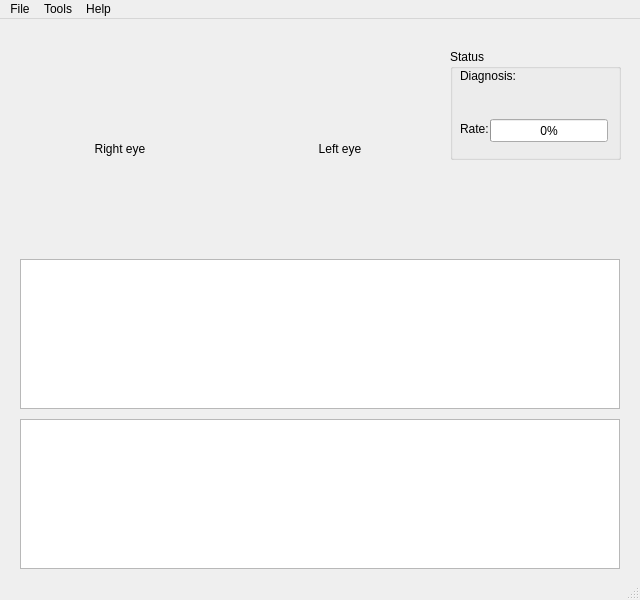
<?xml version="1.0" encoding="UTF-8"?>
<ui version="4.0">
 <class>MainWindow</class>
 <widget class="QMainWindow" name="MainWindow">
  <property name="geometry">
   <rect>
    <x>0</x>
    <y>0</y>
    <width>640</width>
    <height>600</height>
   </rect>
  </property>
  <property name="windowTitle">
   <string>MainWindow</string>
  </property>
  <widget class="QWidget" name="centralwidget">
   <widget class="QLabel" name="right_img">
    <property name="geometry">
     <rect>
      <x>20</x>
      <y>30</y>
      <width>200</width>
      <height>200</height>
     </rect>
    </property>
    <property name="frameShape">
     <enum>QFrame::NoFrame</enum>
    </property>
    <property name="text">
     <string>Right eye</string>
    </property>
    <property name="alignment">
     <set>Qt::AlignCenter</set>
    </property>
   </widget>
   <widget class="QLabel" name="left_img">
    <property name="geometry">
     <rect>
      <x>240</x>
      <y>30</y>
      <width>200</width>
      <height>200</height>
     </rect>
    </property>
    <property name="frameShape">
     <enum>QFrame::NoFrame</enum>
    </property>
    <property name="text">
     <string>Left eye</string>
    </property>
    <property name="alignment">
     <set>Qt::AlignCenter</set>
    </property>
   </widget>
   <widget class="PlotWidget" name="horizontal_plot">
    <property name="geometry">
     <rect>
      <x>20</x>
      <y>240</y>
      <width>600</width>
      <height>150</height>
     </rect>
    </property>
    <property name="backgroundBrush">
     <brush brushstyle="NoBrush">
      <color alpha="255">
       <red>255</red>
       <green>255</green>
       <blue>255</blue>
      </color>
     </brush>
    </property>
   </widget>
   <widget class="PlotWidget" name="vertical_plot">
    <property name="geometry">
     <rect>
      <x>20</x>
      <y>400</y>
      <width>600</width>
      <height>150</height>
     </rect>
    </property>
    <property name="backgroundBrush">
     <brush brushstyle="NoBrush">
      <color alpha="255">
       <red>255</red>
       <green>255</green>
       <blue>255</blue>
      </color>
     </brush>
    </property>
   </widget>
   <widget class="QGroupBox" name="groupBox">
    <property name="geometry">
     <rect>
      <x>450</x>
      <y>30</y>
      <width>171</width>
      <height>111</height>
     </rect>
    </property>
    <property name="font">
     <font>
      <weight>50</weight>
      <bold>false</bold>
     </font>
    </property>
    <property name="title">
     <string>Status</string>
    </property>
    <widget class="QLabel" name="label">
     <property name="geometry">
      <rect>
       <x>10</x>
       <y>20</y>
       <width>141</width>
       <height>41</height>
      </rect>
     </property>
     <property name="text">
      <string>Diagnosis:</string>
     </property>
     <property name="textFormat">
      <enum>Qt::AutoText</enum>
     </property>
     <property name="alignment">
      <set>Qt::AlignLeading|Qt::AlignLeft|Qt::AlignTop</set>
     </property>
    </widget>
    <widget class="QLabel" name="label_1">
     <property name="geometry">
      <rect>
       <x>10</x>
       <y>70</y>
       <width>30</width>
       <height>20</height>
      </rect>
     </property>
     <property name="text">
      <string>Rate:</string>
     </property>
     <property name="textFormat">
      <enum>Qt::AutoText</enum>
     </property>
    </widget>
    <widget class="QProgressBar" name="confident_bar">
     <property name="geometry">
      <rect>
       <x>40</x>
       <y>70</y>
       <width>118</width>
       <height>23</height>
      </rect>
     </property>
     <property name="value">
      <number>0</number>
     </property>
    </widget>
   </widget>
  </widget>
  <widget class="QMenuBar" name="menubar">
   <property name="geometry">
    <rect>
     <x>0</x>
     <y>0</y>
     <width>640</width>
     <height>21</height>
    </rect>
   </property>
   <widget class="QMenu" name="menuFile">
    <property name="title">
     <string>File</string>
    </property>
    <addaction name="actionLoad_video"/>
   </widget>
   <widget class="QMenu" name="menuAbout">
    <property name="title">
     <string>Tools</string>
    </property>
    <addaction name="actionSet_eye_tracking_algorithm"/>
   </widget>
   <widget class="QMenu" name="menuAbout_2">
    <property name="title">
     <string>Help</string>
    </property>
    <addaction name="actionAbout"/>
   </widget>
   <addaction name="menuFile"/>
   <addaction name="menuAbout"/>
   <addaction name="menuAbout_2"/>
  </widget>
  <widget class="QStatusBar" name="statusbar"/>
  <action name="actionLoad_video">
   <property name="text">
    <string>Load video</string>
   </property>
  </action>
  <action name="actionSet_eye_tracking_algorithm">
   <property name="text">
    <string>Eye tracking algorithm</string>
   </property>
  </action>
  <action name="actionAbout">
   <property name="text">
    <string>About</string>
   </property>
  </action>
 </widget>
 <customwidgets>
  <customwidget>
   <class>PlotWidget</class>
   <extends>QGraphicsView</extends>
   <header location="global">pyqtgraph</header>
  </customwidget>
 </customwidgets>
 <resources/>
 <connections/>
</ui>
